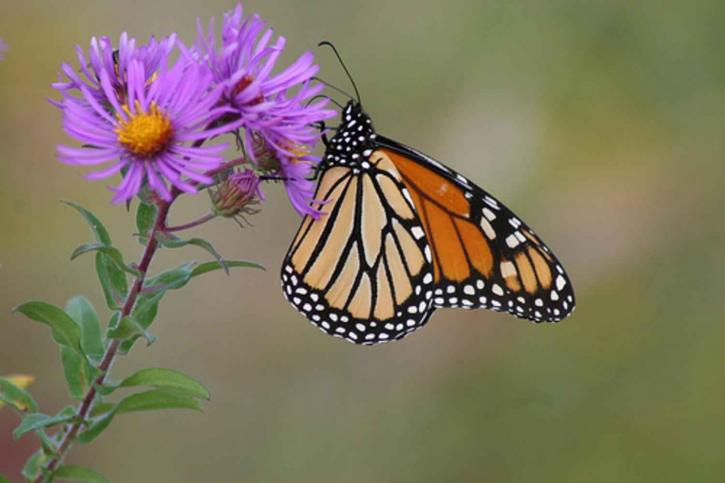
%> input picture source/data/img1.jpg, 725 x 483 px; its folder holds only this picture in this run
$ octave temp.m   (GNU Octave 9; MATLAB toolbox functions it lacks are replaced by stand-ins)
%> lines starting %> are read from the running program, lines starting %| are printed output that depends on the picture
% Path to the data directory
    data_path = '../data/';
    no_source_patches = 500;
% reading the images
    files = dir('../data/img*');
    noFiles = size(files);

    X = [];     % Features
    Y = [];     % Labels
for num = 1 : noFiles
% reading ith image from the data
    img = files(num,1).name;
% Adding the image path
    img = strcat(data_path,img);
    I = imread(img);
%> I is the input picture: size 483x725x3 uint8; mean R, G, B 127.2, 117.2, 96.3
% JP2K
    labels = [];
    CRs = [200, 300, 400, 500];
    for i = 1 : length(CRs)
        CR = CRs(i);
        imwrite(I,'temp.jp2','CompressionRatio',CR);
        Ijp2k = imread('temp.jp2');
        label = ssim(Ijp2k, I);
%> label = 1
        labels = [labels; label];
%> labels = 1
    end
    Y = [Y; labels];
    clear labels;
% JPEG
    labels = [];
    QScores = [25, 50, 75, 100];
    for j = 1 : length(QScores)
        QScore = QScores(j);
        imwrite(I, 'temp.jpeg', 'Quality', QScore);
        Ijpeg = imread('temp.jpeg');
        label = ssim(Ijpeg, I);
%> label = 0.974
        labels = [labels; label];
%> labels = 0.974
    end
    Y = [Y; labels];
    clear labels;
% GBLUR
    labels = [];
    Sigmas = [2, 3, 4, 5];
    for k = 1 : length(Sigmas)
        sigma = Sigmas(k);
        Ig = imgaussfilt(I,sigma);
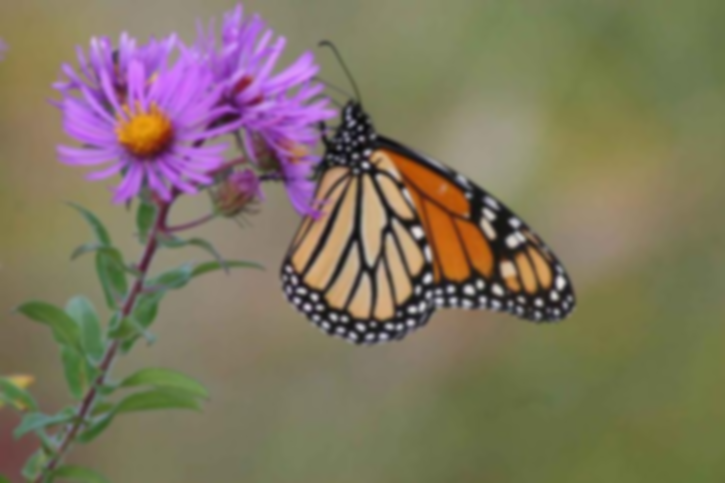
%> Ig: size 483x725x3 uint8; mean R, G, B 127.2, 117.2, 96.3; mean of the top-left, top-right, bottom-left and bottom-right quarters 130.6, 114.5, 108.9, 100.3
        imwrite(Ig, 'temp.jpeg');
        Igblur = imread('temp.jpeg');
        label = ssim(Igblur, I);
%> label = 0.949
        labels = [labels; label];
%> labels = 0.949
    end
    Y = [Y; labels];
    clear labels;
% AWGN
    labels = [];
    Sigmas = [2, 3, 4, 5];
    for l = 1 : length(Sigmas)
        sigma = Sigmas(l);
        Iawgn = imnoise(I, 'gaussian', 0, sigma);
        label = ssim(Iawgn, I);
        labels = [labels; label];
    end
%> this loop made 4 passes
%> (label, labels) on passes 1 to 4: (0.03, 0.03), (0.0237, [0.03; 0.0237]), (0.0202, [0.03; 0.0237; 0.0202]), (0.019, [0.03; 0.0237; 0.0202; 0.019])
%> pass 1, `Iawgn = imnoise(I, 'gaussian', 0, sigma);`:
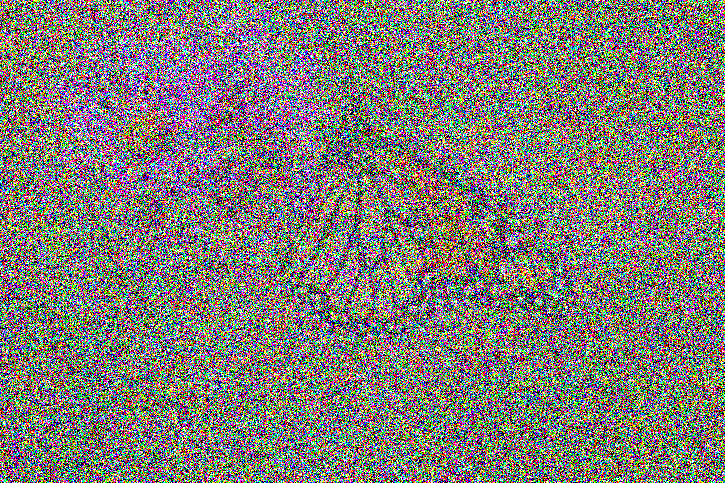
%> Iawgn: size 483x725x3 uint8; mean R, G, B 127.4, 124.6, 118.4
%> pass 2, `Iawgn = imnoise(I, 'gaussian', 0, sigma);`:
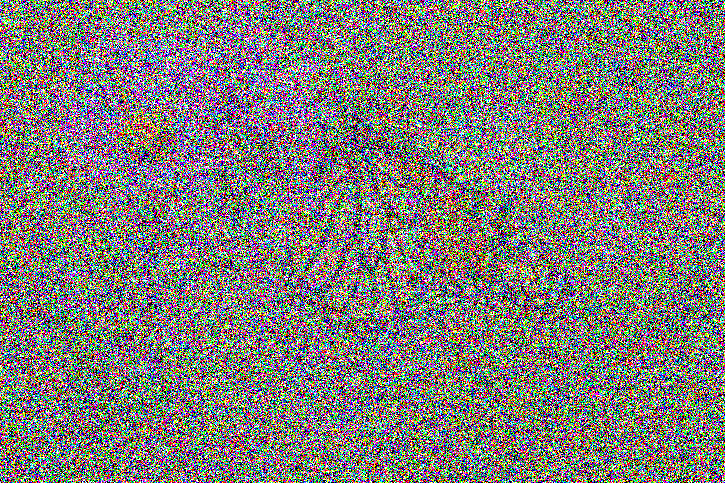
%> Iawgn: size 483x725x3 uint8; mean R, G, B 127.2, 125.2, 120.5
%> pass 3, `Iawgn = imnoise(I, 'gaussian', 0, sigma);`:
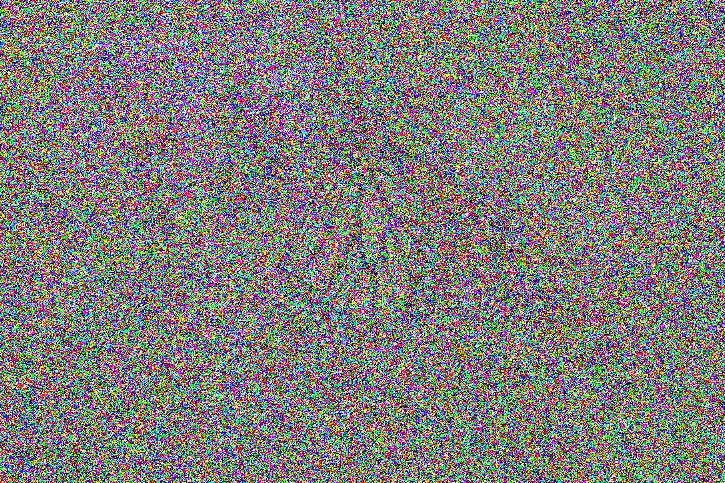
%> Iawgn: size 483x725x3 uint8; mean R, G, B 127.3, 125.1, 121.7
    Y = [Y; labels];
    clear labels;
% Display
    str = sprintf('%d/%d images done! \n', num, noFiles);
    disp(str);
end

$ run again, on source/data/img112.bmp
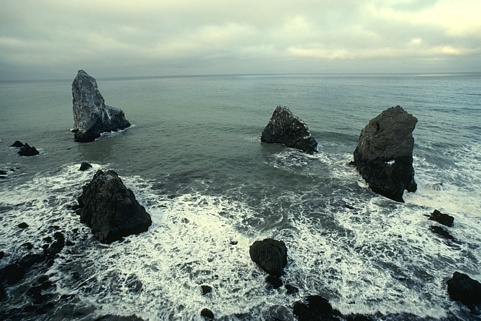
%> input picture source/data/img112.bmp, 481 x 321 px
%> I is the input picture: size 321x481x3 uint8; mean R, G, B 128.6, 144.9, 135.1
%> `label = ssim(Ijp2k, I);`: label = 1
%> `label = ssim(Ijpeg, I);`: label = 0.887
%> `label = ssim(Igblur, I);`: label = 0.679
%> the loop `for l = 1 : length(Sigmas)` made 4 passes
%> (label, labels) on passes 1 to 4: (0.0271, 0.0271), (0.0218, [0.0271; 0.0218]), (0.0178, [0.0271; 0.0218; 0.0178]), (0.0166, [0.0271; 0.0218; 0.0178; 0.0166])
%> pass 1, `Iawgn = imnoise(I, 'gaussian', 0, sigma);`:
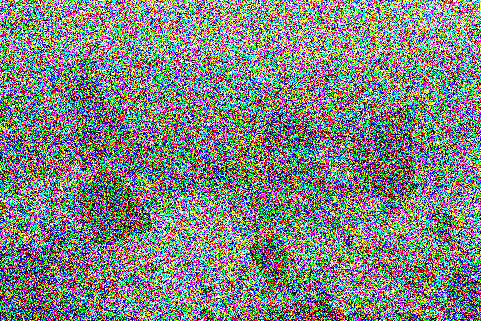
%> Iawgn: size 321x481x3 uint8; mean R, G, B 127.7, 131.9, 129.5
%> pass 3, `Iawgn = imnoise(I, 'gaussian', 0, sigma);`:
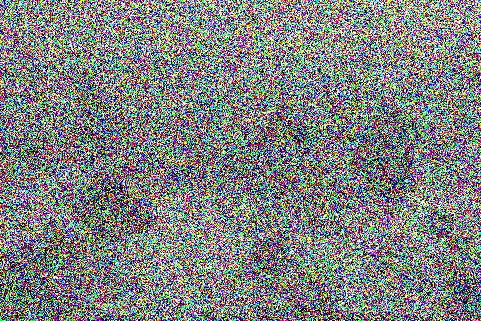
%> Iawgn: size 321x481x3 uint8; mean R, G, B 127.1, 130.5, 129.2

$ run again, on source/data/img115.bmp
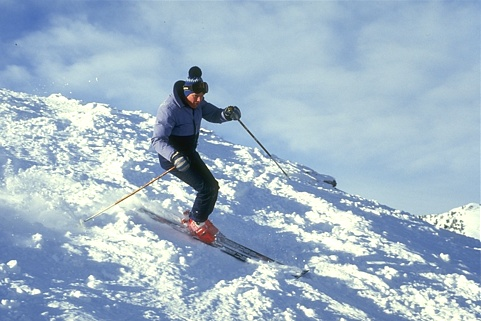
%> input picture source/data/img115.bmp, 481 x 321 px
%> I is the input picture: size 321x481x3 uint8; mean R, G, B 160.4, 181.8, 199.6
%> `label = ssim(Ijp2k, I);`: label = 1
%> `label = ssim(Ijpeg, I);`: label = 0.936
%> `label = ssim(Igblur, I);`: label = 0.81
%> the loop `for l = 1 : length(Sigmas)` made 4 passes
%> (label, labels) on passes 1 to 4: (0.0317, 0.0317), (0.0255, [0.0317; 0.0255]), (0.0229, [0.0317; 0.0255; 0.0229]), (0.0208, [0.0317; 0.0255; 0.0229; 0.0208])
%> pass 1, `Iawgn = imnoise(I, 'gaussian', 0, sigma);`:
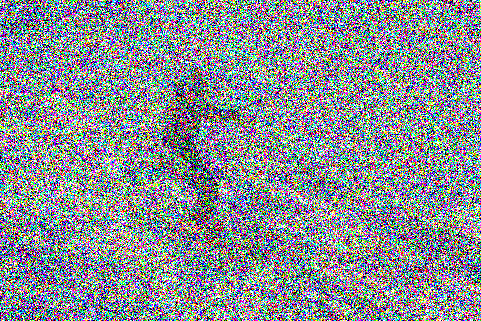
%> Iawgn: size 321x481x3 uint8; mean R, G, B 136.4, 142.2, 147.1
%> pass 3, `Iawgn = imnoise(I, 'gaussian', 0, sigma);`:
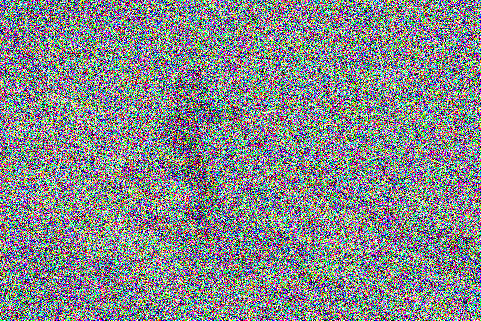
%> Iawgn: size 321x481x3 uint8; mean R, G, B 133.3, 137.7, 141.7

$ run again, on source/data/img103.bmp
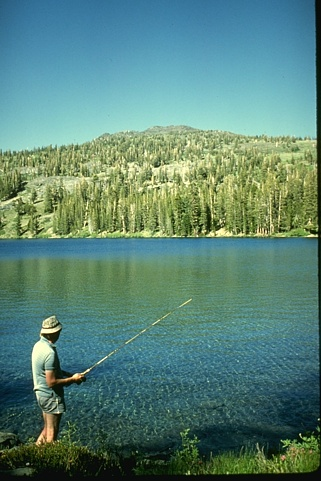
%> input picture source/data/img103.bmp, 321 x 481 px
%> I is the input picture: size 481x321x3 uint8; mean R, G, B 89.9, 131.2, 118.6
%> `label = ssim(Ijp2k, I);`: label = 1
%> `label = ssim(Ijpeg, I);`: label = 0.933
%> `label = ssim(Igblur, I);`: label = 0.842
%> the loop `for l = 1 : length(Sigmas)` made 4 passes
%> (label, labels) on passes 1 to 4: (0.0431, 0.0431), (0.0336, [0.0431; 0.0336]), (0.0295, [0.0431; 0.0336; 0.0295]), (0.0259, [0.0431; 0.0336; 0.0295; 0.0259])
%> pass 3, `Iawgn = imnoise(I, 'gaussian', 0, sigma);`:
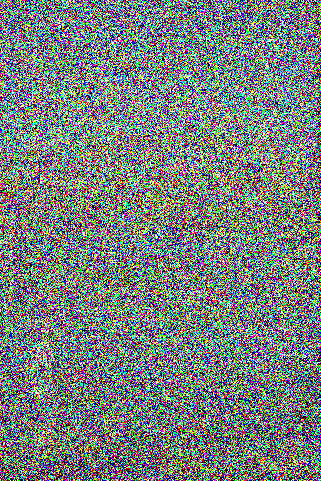
%> Iawgn: size 481x321x3 uint8; mean R, G, B 119.5, 127.8, 125.9
